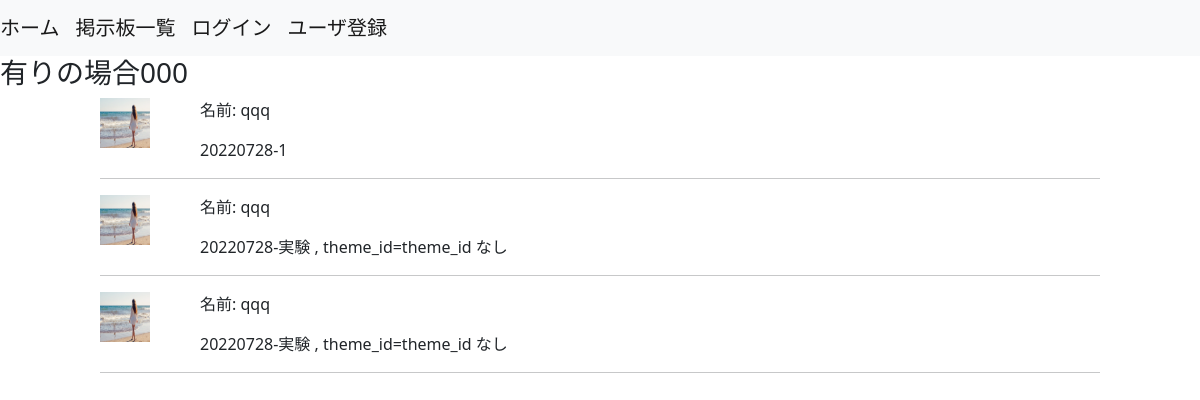
Page /boards/post_comments/1 on the committed database.
### boards/models.py (models this page shows)
class Themes(models.Model):
    title = models.CharField(max_length=255)
    user = models.ForeignKey(
        'accounts.Users', on_delete=models.CASCADE
    )
    objects = ThemesManager()
    class Meta:
        db_table = 'themes'

class Comments(models.Model):
    comment = models.CharField(max_length=1000)
    user = models.ForeignKey(
        'accounts.Users', on_delete=models.CASCADE
    )
    theme = models.ForeignKey(
        'Themes', on_delete=models.CASCADE
    )
    objects = CommentsManager()
    class Meta:
        db_table = 'comments'

### accounts/models.py (models this page shows)
class Users(AbstractBaseUser, PermissionsMixin):
    username = models.CharField(max_length=255)
    age = models.PositiveIntegerField()
    email = models.EmailField(max_length=255, unique=True)
    is_active = models.BooleanField(default=False)
    is_staff = models.BooleanField(default=False)
    picture = models.FileField(null=True, upload_to='picture/')
    objects = UserManager()
    USERNAME_FIELD = 'email'
    REQUIRED_FIELDS = ['username']
    class Meta:
        db_table = 'users'

### boards/views.py (the view, shortened to what this page needs)
# urls.py: path('post_comments/<int:theme_id>', views.post_comments, name='post_comments'),
def post_comments(request, theme_id):
    saved_comment= cache.get(f'saved_comment-theme_id={theme_id}-user_id={request.user.id}','')
    post_comment_form = forms.PostCommentForm(request.POST or None, initial={'comment': saved_comment})
    theme = get_object_or_404(Themes, id=theme_id)
    comments = Comments.objects.fetch_by_theme_id(theme_id)
    return render(
        request, 'boards/post_comments.html', context={
            'post_comment_form': post_comment_form,
            'theme': theme,
            'comments': comments,
        }
    )

### boards/models.py (called while the page is built)
    def fetch_by_theme_id(self, theme_id):
        return self.filter(theme_id=theme_id).order_by('id').all()

### templates/boards/post_comments.html (shortened to what this page needs)
{% extends "base.html" %}
{% block content %}
<h3>{{ theme.title}}</h3>
{% for comment in comments %}
<div class="col-1 offset-1">
  {% if comment.user.picture %}
      <img style="float:left;" width="50px" height="50px" src="{{ comment.user.picture.url }}" >
  {% endif %}
</div>
<div class="col-8 offset-2">
  <p>名前: {{ comment.user.username }}</p>
  <p>{{ comment.comment | linebreaks}}</p>
</div>
<div class="col-10 offset-1">
<hr>
</div>
{% endfor %}
{% endblock content %}

### rows in the picture
Themes: title "有りの場合000"
Comments: user.picture (picture), user.username "qqq", comment "20220728-1"
Comments: user.picture (picture), user.username "qqq", comment "20220728-実験 , theme_id=theme_id なし"
Comments: user.picture (picture), user.username "qqq", comment "20220728-実験 , theme_id=theme_id なし"
